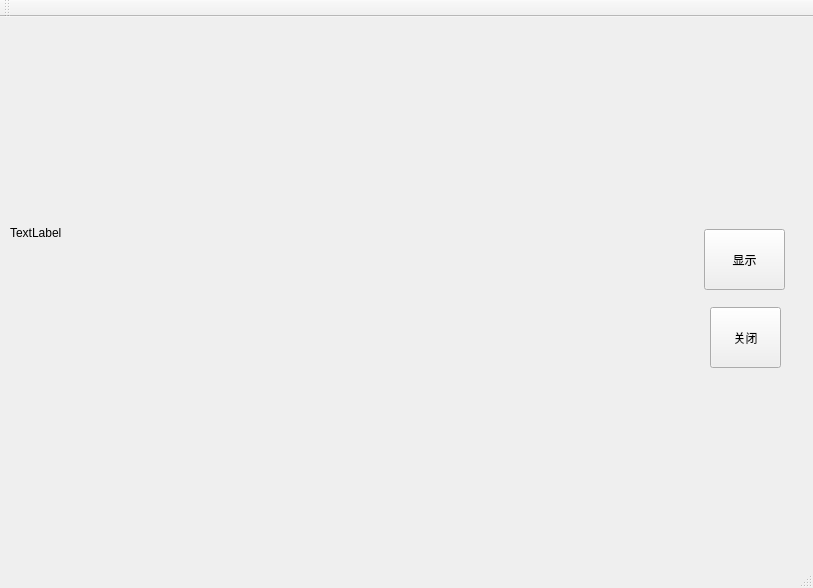
<?xml version="1.0" encoding="UTF-8"?>
<ui version="4.0">
 <class>OpencvShowClass</class>
 <widget class="QMainWindow" name="OpencvShowClass">
  <property name="geometry">
   <rect>
    <x>0</x>
    <y>0</y>
    <width>813</width>
    <height>588</height>
   </rect>
  </property>
  <property name="windowTitle">
   <string>OpencvShow</string>
  </property>
  <widget class="QWidget" name="centralWidget">
   <widget class="QLabel" name="label_pic">
    <property name="geometry">
     <rect>
      <x>10</x>
      <y>10</y>
      <width>691</width>
      <height>411</height>
     </rect>
    </property>
    <property name="text">
     <string>TextLabel</string>
    </property>
   </widget>
   <widget class="QPushButton" name="btn_show">
    <property name="geometry">
     <rect>
      <x>704</x>
      <y>212</y>
      <width>81</width>
      <height>61</height>
     </rect>
    </property>
    <property name="text">
     <string>显示</string>
    </property>
   </widget>
   <widget class="QPushButton" name="btn_close">
    <property name="geometry">
     <rect>
      <x>710</x>
      <y>290</y>
      <width>71</width>
      <height>61</height>
     </rect>
    </property>
    <property name="text">
     <string>关闭</string>
    </property>
   </widget>
  </widget>
  <widget class="QMenuBar" name="menuBar">
   <property name="geometry">
    <rect>
     <x>0</x>
     <y>0</y>
     <width>813</width>
     <height>22</height>
    </rect>
   </property>
  </widget>
  <widget class="QToolBar" name="mainToolBar">
   <attribute name="toolBarArea">
    <enum>TopToolBarArea</enum>
   </attribute>
   <attribute name="toolBarBreak">
    <bool>false</bool>
   </attribute>
  </widget>
  <widget class="QStatusBar" name="statusBar"/>
 </widget>
 <layoutdefault spacing="6" margin="11"/>
 <resources>
  <include location="OpencvShow.qrc"/>
 </resources>
 <connections/>
</ui>
